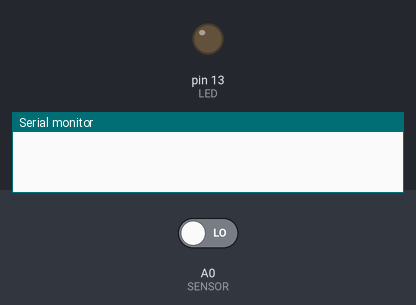
The sketch below on a simulated Arduino Uno, built with avr-gcc and run on an emulated ATmega328P. On the bench: output pins drawn as LEDs (lit = HIGH), the last lines printed to the serial monitor. Dashed ring = blinking. Inputs (shaded band) come from the test bench; at power-on: A0 (SENSOR) LOW.

Above: at 1.8 s.
1.9 s: A0 (SENSOR) driven HIGH
At 2.4 s:
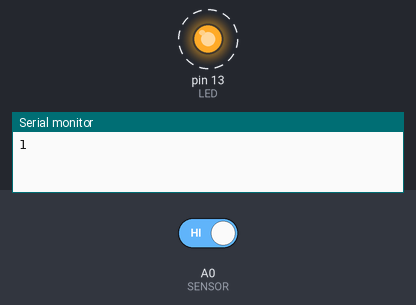
4.9 s: A0 (SENSOR) driven LOW
At 5.8 s:
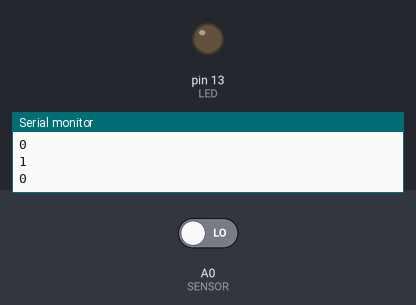
Timing chart, 0 to 7.9 s (numbered marks = the images above; inputs shaded):
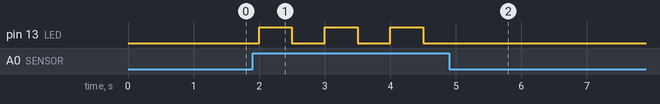

The sketch:

capacitive_touch.ino
```cpp
#define LED 13
#define SENSOR A0

bool toggle;

void setup() {
  // put your setup code here, to run once:
  pinMode(LED, OUTPUT);
  pinMode(SENSOR, INPUT);

  Serial.begin(9600);

  toggle = false;
}

void loop() {

  if (digitalRead(SENSOR)){
    toggle = !toggle;
    Serial.println(toggle);
  }

  if (toggle){
    digitalWrite(LED, HIGH);
  }
  else if (!toggle){
    digitalWrite(LED, LOW);
  }
  delay(500);
}
```

Measured:
- after the input at 1.9 s, pin 13 (LED): alternates HIGH for 0.50 s and LOW for 0.50 s, starting after 0.10 s
- after the input at 4.9 s, pin 13 (LED): stops changing and stays LOW
